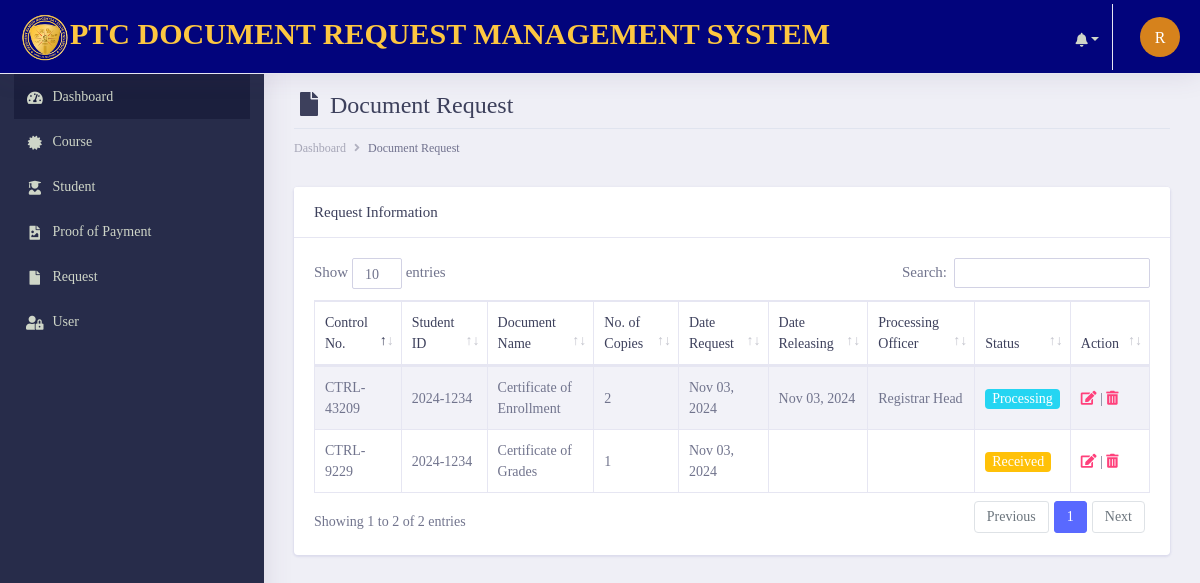
/dev-git/documents/request.php (signed in), run on an earlier commit of the app's database.
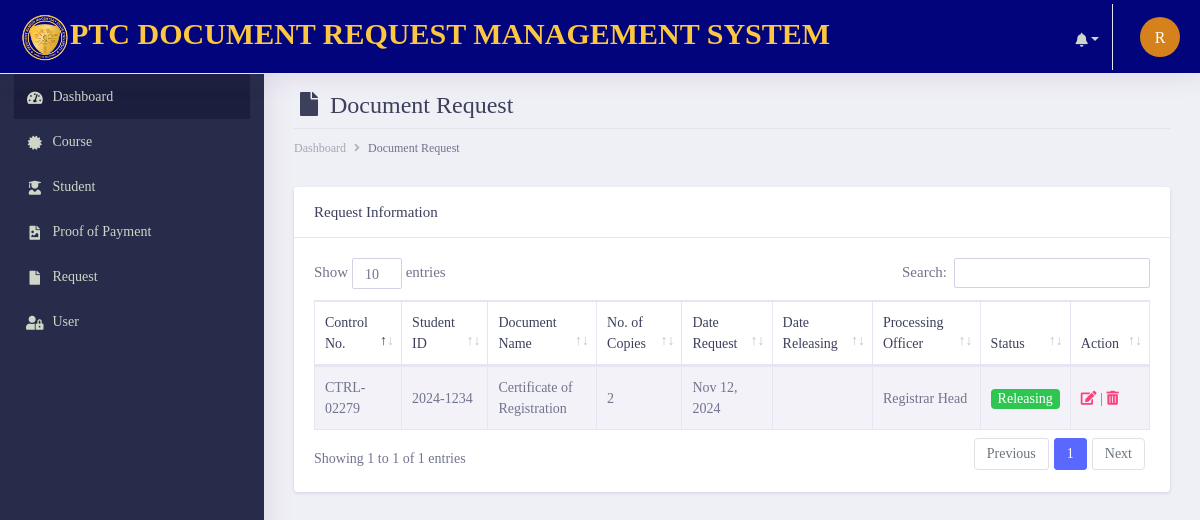
And on a later commit of the database.
### tables this page shows
CREATE TABLE `tbl_documentrequest` (
  `request_id` int(11) NOT NULL,
  `control_no` varchar(255) NOT NULL,
  `studentID_no` varchar(255) NOT NULL,
  `document_name` varchar(255) NOT NULL,
  `no_ofcopies` varchar(255) NOT NULL,
  `date_request` varchar(255) NOT NULL,
  `date_releasing` varchar(255) NOT NULL,
  `processing_officer` varchar(255) NOT NULL,
  `status` varchar(255) NOT NULL,
  `remarks` varchar(255) NOT NULL,
  `student_id` int(11) NOT NULL,
  `notif` int(11) NOT NULL
);

### dev-git/init/model/class_model.php (called while the page is built, shortened)
<?php
	class class_model{
		public $host = db_host;
		public $user = db_user;
		public $pass = db_pass;
		public $dbname = db_name;
		public $conn;
		private function connect(){
			$this->conn = new mysqli($this->host, $this->user, $this->pass, $this->dbname);
		}
	    public function fetchAll_documentrequest(){
            $sql = "SELECT * FROM  tbl_documentrequest";
				$stmt = $this->conn->prepare($sql);
				$stmt->execute();
				$result = $stmt->get_result();
		        $data = array();
		         while ($row = $result->fetch_assoc()) {
		                   $data[] = $row;
		            }
		         return $data;
		  }
	}
?>

### dev-git/documents/request.php (the view, shortened to what the changed rows need)
       <?php include('main_header/header.php');?>
        <div class="dashboard-wrapper">
            <div class="container-fluid  dashboard-content">
                <div class="row">
                    <div class="col-xl-12 col-lg-12 col-md-12 col-sm-12 col-12">
                        <div class="page-header">
                             <h2 class="pageheader-title"><i class="fa fa-fw fa-file"></i> Document Request </h2>
                        </div>
                    </div>
                </div>
                    <div class="row">
                        <div class="col-xl-12 col-lg-12 col-md-12 col-sm-12 col-12">
                            <div class="card">
                                <div class="card-body">
                                    <div class="table-responsive">
                                        <table class="table table-striped table-bordered first">
                                            <thead>
                                                <tr>
                                                    <th scope="col">Control No.</th>
                                                    <th scope="col">Student ID</th>
                                                    <th scope="col">Document Name</th>
                                                    <th scope="col">No. of Copies</th>
                                                    <th scope="col">Date Request</th>
                                                    <th scope="col">Date Releasing</th>
                                                    <th scope="col">Processing Officer</th>
                                                    <th scope="col">Status</th>
                                                    <th scope="col">Action</th>
                                                </tr>
                                            </thead>
                                            <tbody>
                                             <?php
                                                $conn = new class_model();
                                                $docrequest = $conn->fetchAll_documentrequest();
                                               ?>
                                               <?php foreach ($docrequest as $row) {
                                                ?>
                                                <tr>
                                                    <td><?= $row['control_no']; ?></td>
                                                    <td><?= $row['studentID_no']; ?></td>
                                                    <td><?= $row['document_name']; ?></td>
                                                    <td><?= $row['no_ofcopies']; ?></td>
                                                    <td><?= date("M d, Y",strtotime($row['date_request'])); ?></td>
                                                     <td>
                                                     <?php
                                                     if($row['date_releasing'] === ""){
                                                           echo "";
                                                         }else if($row['date_releasing'] === $row['date_releasing']){
                                                           echo date("M d, Y",strtotime($row['date_releasing']));
                                                         }
                                                     ?>
                                                    </td>
                                                    <td><?= $row['processing_officer']; ?></td>
                                                    <td>
                                                     <?php
                                                       if($row['status'] ==="Processing"){
                                                           echo '<span class="badge bg-info text-white">Processing</span>';
                                                         } else if($row['status'] ==="Received"){
                                                           echo '<span class="badge bg-warning text-white">Received</span>';
                                                         }else if($row['status'] ==="Waiting for Payment"){
                                                           echo '<span class="badge bg-success text-white">Waiting for Payment</span>';
                                                        }else if($row['status'] ==="Releasing"){
                                                            echo '<span class="badge bg-success text-white">Releasing</span>';
                                                        }
                                                     ?>
                                                    </td>
                                                    <td class="align-right">
                                                        <a href="edit-request.php?request=<?= $row['request_id']; ?>&student-number=<?php echo $row['studentID_no']; ?>" class="text-secondary font-weight-bold text-xs" data-toggle="tooltip" data-original-title="Edit user">
                                                          <i class="fa fa-edit"></i>
                                                        </a> |
                                                        <a href="javascript:;" data-id="<?= $row['request_id']; ?>" class="text-secondary font-weight-bold text-xs delete" data-toggle="tooltip" data-original-title="Edit user">
                                                          <i class="fa fa-trash-alt"></i>
                                                        </a>
                                                      </td>
                                                </tr>
                                             <?php } ?>
                                            </tbody>
                                        </table>
                                    </div>
                                </div>
                            </div>
                        </div>
                    </div>
            </div>
        </div>
    </div>
</body>
</html>

What changed in the data, as far as the page shows it:
removed tbl_documentrequest: control_no "CTRL-43209", studentID_no "2024-1234", document_name "Certificate of Enrollment", no_ofcopies "2", date_request "Nov 03, 2024", date_releasing "Nov 03, 2024", processing_officer "Registrar Head", status "Processing"
removed tbl_documentrequest: control_no "CTRL-9229", studentID_no "2024-1234", document_name "Certificate of Grades", no_ofcopies "1", date_request "Nov 03, 2024", status "Received"
added tbl_documentrequest: control_no "CTRL-02279", studentID_no "2024-1234", document_name "Certificate of Registration", no_ofcopies "2", date_request "Nov 12, 2024", processing_officer "Registrar Head", status "Releasing"
Also different on the page:
text written by a page script: "Show entries Search: Showing 1 to 2 of 2 entries Previous 1 Next" → "Show entries Search: Showing 1 to 1 of 1 entries Previous 1 Next"
